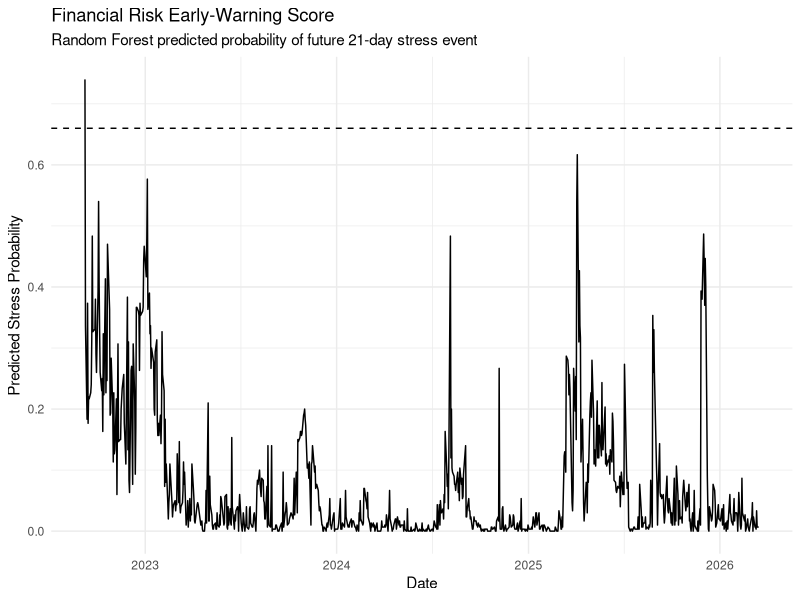
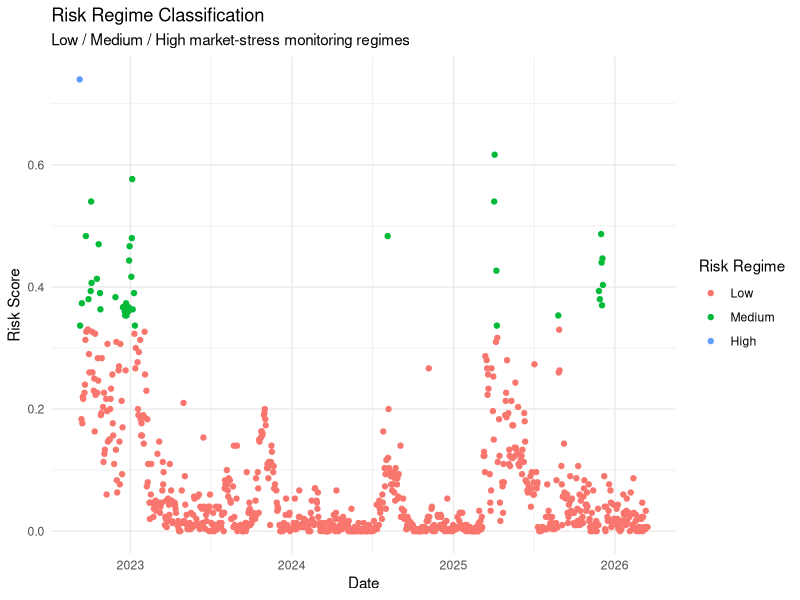
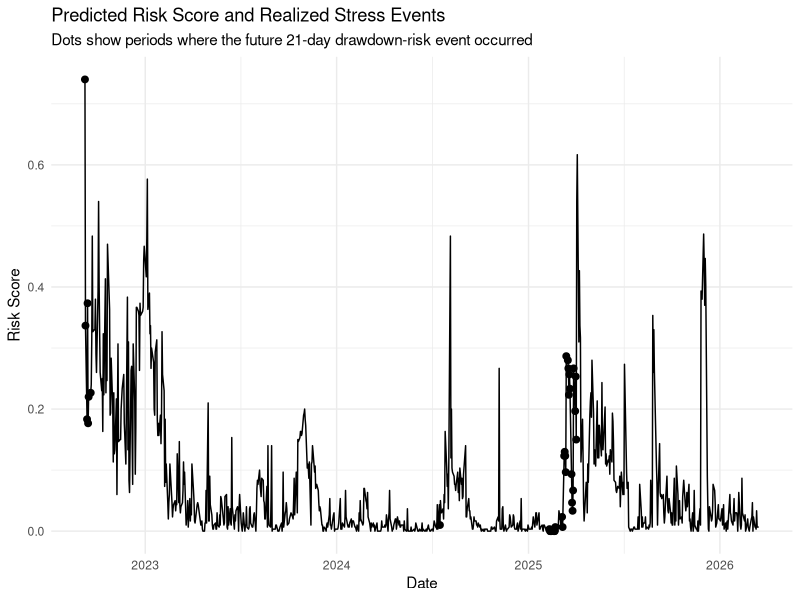

These figures' R source, in order:

# Generate figures, risk regimes, and high-risk alert outputs

library(dplyr)
library(ggplot2)

preds <- read.csv("outputs/tables/walkforward_predictions.csv")
preds$date <- as.Date(preds$date)

# Use Random Forest probability as the main risk score
preds$risk_score <- preds$rf_prob

# Define risk regimes
preds$risk_regime <- cut(
  preds$risk_score,
  breaks = c(-Inf, 0.33, 0.66, Inf),
  labels = c("Low", "Medium", "High")
)

# Save high-risk alerts
alerts <- preds %>%
  filter(risk_regime == "High") %>%
  select(date, actual, risk_score, risk_regime, train_end_date)

dir.create("outputs/alerts", recursive = TRUE, showWarnings = FALSE)

write.csv(
  alerts,
  "outputs/alerts/high_risk_alerts.csv",
  row.names = FALSE
)

# Save risk-regime dataset
write.csv(
  preds,
  "outputs/tables/risk_regime_timeline.csv",
  row.names = FALSE
)

dir.create("outputs/figures", recursive = TRUE, showWarnings = FALSE)

# Figure 1: Risk score timeline
p1 <- ggplot(preds, aes(x = date, y = risk_score)) +
  geom_line() +
  geom_hline(yintercept = 0.66, linetype = "dashed") +
  labs(
    title = "Financial Risk Early-Warning Score",
    subtitle = "Random Forest predicted probability of future 21-day stress event",
    x = "Date",
    y = "Predicted Stress Probability"
  ) +
  theme_minimal()

ggsave(
  "outputs/figures/risk_score_timeline.png",
  p1,
  width = 10,
  height = 5
)

# Figure 2: Risk regime classification
p2 <- ggplot(preds, aes(x = date, y = risk_score, color = risk_regime)) +
  geom_point(size = 1.5) +
  labs(
    title = "Risk Regime Classification",
    subtitle = "Low / Medium / High market-stress monitoring regimes",
    x = "Date",
    y = "Risk Score",
    color = "Risk Regime"
  ) +
  theme_minimal()

ggsave(
  "outputs/figures/risk_regime_classification.png",
  p2,
  width = 10,
  height = 5
)

# Figure 3: Actual stress events vs risk score
p3 <- ggplot(preds, aes(x = date)) +
  geom_line(aes(y = risk_score)) +
  geom_point(
    data = preds %>% filter(actual == 1),
    aes(y = risk_score),
    size = 2
  ) +
  labs(
    title = "Predicted Risk Score and Realized Stress Events",
    subtitle = "Dots show periods where the future 21-day drawdown-risk event occurred",
    x = "Date",
    y = "Risk Score"
  ) +
  theme_minimal()

ggsave(
  "outputs/figures/stress_event_overlay.png",
  p3,
  width = 10,
  height = 5
)

cat("Output generation completed successfully.\n")
cat("Created files:\n")
cat("outputs/alerts/high_risk_alerts.csv\n")
cat("outputs/tables/risk_regime_timeline.csv\n")
cat("outputs/figures/risk_score_timeline.png\n")
cat("outputs/figures/risk_regime_classification.png\n")
cat("outputs/figures/stress_event_overlay.png\n")
